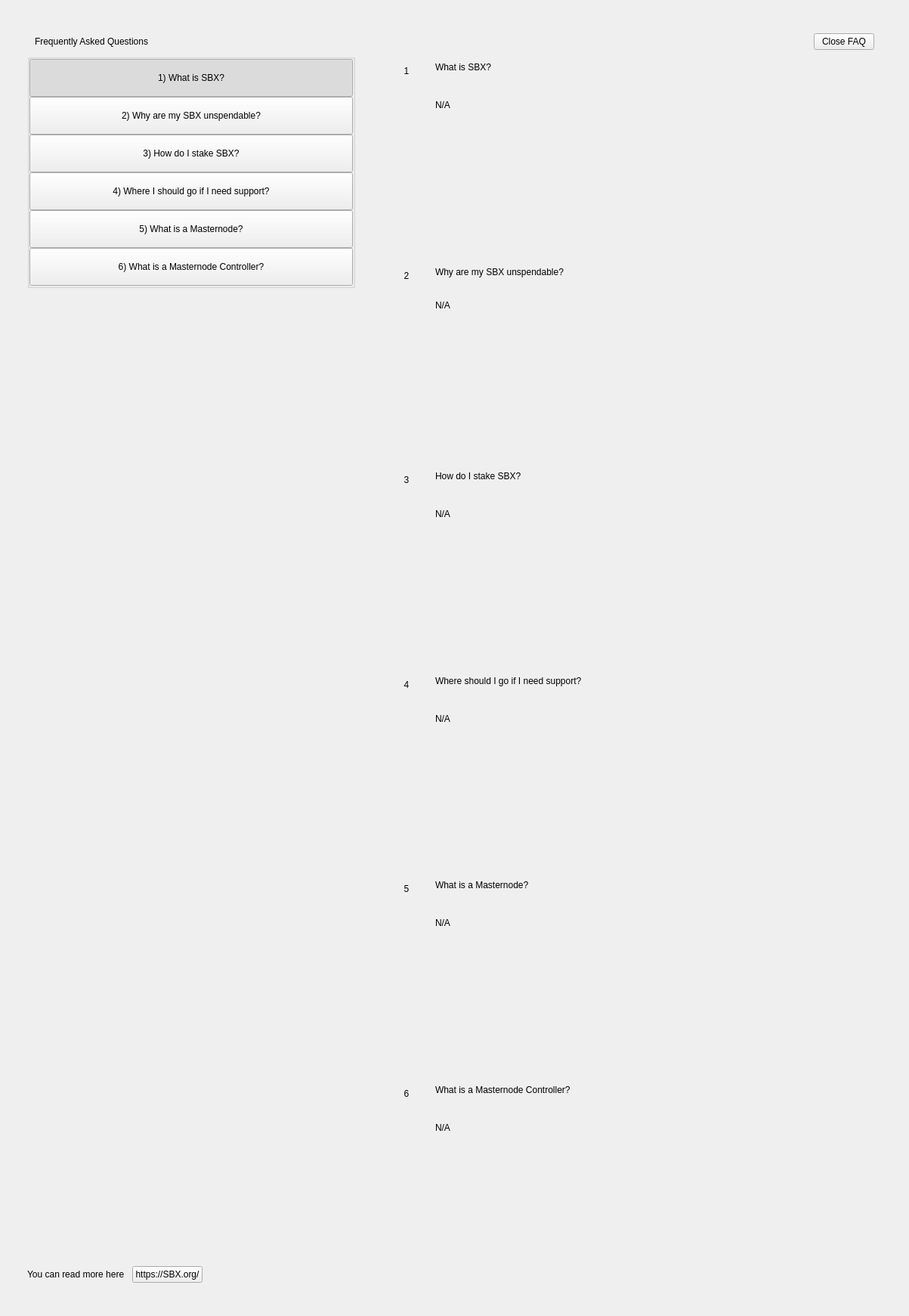
<?xml version="1.0" encoding="UTF-8"?>
<ui version="4.0">
 <class>SettingsFaqWidget</class>
 <widget class="QWidget" name="SettingsFaqWidget">
  <property name="geometry">
   <rect>
    <x>0</x>
    <y>0</y>
    <width>1203</width>
    <height>1741</height>
   </rect>
  </property>
  <property name="windowTitle">
   <string>Form</string>
  </property>
  <layout class="QHBoxLayout" name="horizontalLayout" stretch="0">
   <property name="spacing">
    <number>0</number>
   </property>
   <property name="leftMargin">
    <number>0</number>
   </property>
   <property name="topMargin">
    <number>0</number>
   </property>
   <property name="rightMargin">
    <number>0</number>
   </property>
   <property name="bottomMargin">
    <number>0</number>
   </property>
   <item>
    <widget class="PFBorderImage" name="container">
     <layout class="QVBoxLayout" name="verticalLayoutcont">
      <property name="leftMargin">
       <number>36</number>
      </property>
      <property name="topMargin">
       <number>44</number>
      </property>
      <property name="rightMargin">
       <number>36</number>
      </property>
      <property name="bottomMargin">
       <number>44</number>
      </property>
      <item>
       <layout class="QHBoxLayout" name="horizontalLayout_3">
        <property name="spacing">
         <number>0</number>
        </property>
        <property name="leftMargin">
         <number>10</number>
        </property>
        <property name="rightMargin">
         <number>10</number>
        </property>
        <item>
         <widget class="QLabel" name="labelTitle">
          <property name="text">
           <string>Frequently Asked Questions</string>
          </property>
         </widget>
        </item>
        <item>
         <spacer name="horizontalSpacer">
          <property name="orientation">
           <enum>Qt::Horizontal</enum>
          </property>
          <property name="sizeHint" stdset="0">
           <size>
            <width>40</width>
            <height>20</height>
           </size>
          </property>
         </spacer>
        </item>
        <item>
         <widget class="QPushButton" name="pushButtonExit">
          <property name="text">
           <string>Close FAQ</string>
          </property>
         </widget>
        </item>
       </layout>
      </item>
      <item>
       <layout class="QHBoxLayout" name="horizontalLayout_6" stretch="2,0,3">
        <item>
         <widget class="QWidget" name="left" native="true">
          <layout class="QVBoxLayout" name="verticalLayout_3">
           <property name="leftMargin">
            <number>0</number>
           </property>
           <property name="topMargin">
            <number>0</number>
           </property>
           <property name="rightMargin">
            <number>0</number>
           </property>
           <property name="bottomMargin">
            <number>0</number>
           </property>
           <item>
            <layout class="QVBoxLayout" name="verticalLayout_2">
             <property name="spacing">
              <number>0</number>
             </property>
             <item>
              <widget class="QWidget" name="containerButtons" native="true">
               <layout class="QVBoxLayout" name="verticalLayout">
                <property name="spacing">
                 <number>0</number>
                </property>
                <property name="leftMargin">
                 <number>0</number>
                </property>
                <property name="topMargin">
                 <number>0</number>
                </property>
                <property name="rightMargin">
                 <number>0</number>
                </property>
                <property name="bottomMargin">
                 <number>0</number>
                </property>
                <item>
                 <widget class="QGroupBox" name="groupBox">
                  <property name="title">
                   <string/>
                  </property>
                  <layout class="QVBoxLayout" name="verticalLayout_9">
                   <property name="spacing">
                    <number>0</number>
                   </property>
                   <property name="leftMargin">
                    <number>0</number>
                   </property>
                   <property name="topMargin">
                    <number>0</number>
                   </property>
                   <property name="rightMargin">
                    <number>0</number>
                   </property>
                   <property name="bottomMargin">
                    <number>0</number>
                   </property>
                   <item>
                    <widget class="QPushButton" name="pushButton_Intro">
                     <property name="minimumSize">
                      <size>
                       <width>0</width>
                       <height>50</height>
                      </size>
                     </property>
                     <property name="maximumSize">
                      <size>
                       <width>16777215</width>
                       <height>50</height>
                      </size>
                     </property>
                     <property name="focusPolicy">
                      <enum>Qt::NoFocus</enum>
                     </property>
                     <property name="text">
                      <string>1) What is SBX?</string>
                     </property>
                     <property name="checkable">
                      <bool>true</bool>
                     </property>
                     <property name="checked">
                      <bool>true</bool>
                     </property>
                     <property name="autoExclusive">
                      <bool>true</bool>
                     </property>
                    </widget>
                   </item>
                   <item>
                    <widget class="QPushButton" name="pushButton_UnspendableSBX">
                     <property name="minimumSize">
                      <size>
                       <width>0</width>
                       <height>50</height>
                      </size>
                     </property>
                     <property name="maximumSize">
                      <size>
                       <width>16777215</width>
                       <height>50</height>
                      </size>
                     </property>
                     <property name="focusPolicy">
                      <enum>Qt::NoFocus</enum>
                     </property>
                     <property name="text">
                      <string>2) Why are my SBX unspendable?</string>
                     </property>
                     <property name="checkable">
                      <bool>true</bool>
                     </property>
                     <property name="autoExclusive">
                      <bool>true</bool>
                     </property>
                    </widget>
                   </item>
                   <item>
                    <widget class="QPushButton" name="pushButton_Stake">
                     <property name="minimumSize">
                      <size>
                       <width>0</width>
                       <height>50</height>
                      </size>
                     </property>
                     <property name="focusPolicy">
                      <enum>Qt::NoFocus</enum>
                     </property>
                     <property name="text">
                      <string>3) How do I stake SBX?</string>
                     </property>
                     <property name="checkable">
                      <bool>true</bool>
                     </property>
                     <property name="autoExclusive">
                      <bool>true</bool>
                     </property>
                    </widget>
                   </item>
                   <item>
                    <widget class="QPushButton" name="pushButton_Support">
                     <property name="minimumSize">
                      <size>
                       <width>0</width>
                       <height>50</height>
                      </size>
                     </property>
                     <property name="focusPolicy">
                      <enum>Qt::NoFocus</enum>
                     </property>
                     <property name="text">
                      <string>4) Where I should go if I need support?</string>
                     </property>
                     <property name="checkable">
                      <bool>true</bool>
                     </property>
                     <property name="autoExclusive">
                      <bool>true</bool>
                     </property>
                    </widget>
                   </item>
                   <item>
                    <widget class="QPushButton" name="pushButton_Masternode">
                     <property name="minimumSize">
                      <size>
                       <width>0</width>
                       <height>50</height>
                      </size>
                     </property>
                     <property name="focusPolicy">
                      <enum>Qt::NoFocus</enum>
                     </property>
                     <property name="text">
                      <string>5) What is a Masternode?</string>
                     </property>
                     <property name="checkable">
                      <bool>true</bool>
                     </property>
                     <property name="autoExclusive">
                      <bool>true</bool>
                     </property>
                    </widget>
                   </item>
                   <item>
                    <widget class="QPushButton" name="pushButton_MNController">
                     <property name="minimumSize">
                      <size>
                       <width>0</width>
                       <height>50</height>
                      </size>
                     </property>
                     <property name="focusPolicy">
                      <enum>Qt::NoFocus</enum>
                     </property>
                     <property name="text">
                      <string>6) What is a Masternode Controller?</string>
                     </property>
                     <property name="checkable">
                      <bool>true</bool>
                     </property>
                     <property name="autoExclusive">
                      <bool>true</bool>
                     </property>
                    </widget>
                   </item>
                  </layout>
                 </widget>
                </item>
               </layout>
              </widget>
             </item>
             <item>
              <spacer name="verticalSpacer">
               <property name="orientation">
                <enum>Qt::Vertical</enum>
               </property>
               <property name="sizeHint" stdset="0">
                <size>
                 <width>20</width>
                 <height>40</height>
                </size>
               </property>
              </spacer>
             </item>
             <item>
              <layout class="QHBoxLayout" name="horizontalLayout_2">
               <item>
                <widget class="QLabel" name="labelWebLink">
                 <property name="text">
                  <string>You can read more here</string>
                 </property>
                </widget>
               </item>
               <item>
                <spacer name="horizontalSpacer_4">
                 <property name="orientation">
                  <enum>Qt::Horizontal</enum>
                 </property>
                 <property name="sizeType">
                  <enum>QSizePolicy::Minimum</enum>
                 </property>
                 <property name="sizeHint" stdset="0">
                  <size>
                   <width>10</width>
                   <height>20</height>
                  </size>
                 </property>
                </spacer>
               </item>
               <item>
                <widget class="QPushButton" name="pushButtonWebLink">
                 <property name="focusPolicy">
                  <enum>Qt::NoFocus</enum>
                 </property>
                 <property name="text">
                  <string>https://SBX.org/</string>
                 </property>
                </widget>
               </item>
               <item>
                <spacer name="horizontalSpacer_2">
                 <property name="orientation">
                  <enum>Qt::Horizontal</enum>
                 </property>
                 <property name="sizeHint" stdset="0">
                  <size>
                   <width>40</width>
                   <height>20</height>
                  </size>
                 </property>
                </spacer>
               </item>
              </layout>
             </item>
            </layout>
           </item>
          </layout>
         </widget>
        </item>
        <item>
         <spacer name="horizontalSpacer_3">
          <property name="orientation">
           <enum>Qt::Horizontal</enum>
          </property>
          <property name="sizeType">
           <enum>QSizePolicy::Minimum</enum>
          </property>
          <property name="sizeHint" stdset="0">
           <size>
            <width>40</width>
            <height>20</height>
           </size>
          </property>
         </spacer>
        </item>
        <item>
         <widget class="QWidget" name="right" native="true">
          <layout class="QVBoxLayout" name="verticalLayout_5">
           <property name="leftMargin">
            <number>0</number>
           </property>
           <property name="topMargin">
            <number>0</number>
           </property>
           <property name="rightMargin">
            <number>0</number>
           </property>
           <property name="bottomMargin">
            <number>0</number>
           </property>
           <item>
            <layout class="QVBoxLayout" name="verticalLayout_6">
             <property name="spacing">
              <number>0</number>
             </property>
             <item>
              <widget class="QScrollArea" name="scrollAreaFaq">
               <property name="styleSheet">
                <string notr="true">#scrollAreaFaq { background:transparent; }</string>
               </property>
               <property name="horizontalScrollBarPolicy">
                <enum>Qt::ScrollBarAlwaysOff</enum>
               </property>
               <property name="sizeAdjustPolicy">
                <enum>QAbstractScrollArea::AdjustIgnored</enum>
               </property>
               <property name="widgetResizable">
                <bool>true</bool>
               </property>
               <property name="alignment">
                <set>Qt::AlignLeading|Qt::AlignLeft|Qt::AlignTop</set>
               </property>
               <widget class="QWidget" name="scrollAreaWidgetContents">
                <property name="geometry">
                 <rect>
                  <x>0</x>
                  <y>0</y>
                  <width>642</width>
                  <height>1614</height>
                 </rect>
                </property>
                <property name="autoFillBackground">
                 <bool>false</bool>
                </property>
                <property name="styleSheet">
                 <string notr="true">#scrollAreaWidgetContents { background:transparent; }</string>
                </property>
                <layout class="QVBoxLayout" name="verticalLayout_7">
                 <property name="spacing">
                  <number>0</number>
                 </property>
                 <property name="sizeConstraint">
                  <enum>QLayout::SetDefaultConstraint</enum>
                 </property>
                 <property name="leftMargin">
                  <number>0</number>
                 </property>
                 <property name="topMargin">
                  <number>0</number>
                 </property>
                 <property name="rightMargin">
                  <number>0</number>
                 </property>
                 <property name="bottomMargin">
                  <number>0</number>
                 </property>
                 <item>
                  <widget class="QWidget" name="widget_Intro" native="true">
                   <property name="minimumSize">
                    <size>
                     <width>300</width>
                     <height>0</height>
                    </size>
                   </property>
                   <layout class="QHBoxLayout" name="horizontalLayout_Intro" stretch="0,1">
                    <item alignment="Qt::AlignTop">
                     <widget class="QLabel" name="labelNumber_Intro">
                      <property name="minimumSize">
                       <size>
                        <width>24</width>
                        <height>24</height>
                       </size>
                      </property>
                      <property name="maximumSize">
                       <size>
                        <width>16777215</width>
                        <height>24</height>
                       </size>
                      </property>
                      <property name="text">
                       <string>1</string>
                      </property>
                      <property name="alignment">
                       <set>Qt::AlignCenter</set>
                      </property>
                     </widget>
                    </item>
                    <item>
                     <layout class="QVBoxLayout" name="verticalLayout_Intro">
                      <property name="leftMargin">
                       <number>20</number>
                      </property>
                      <property name="rightMargin">
                       <number>20</number>
                      </property>
                      <item>
                       <widget class="QLabel" name="labelSubtitle_Intro">
                        <property name="text">
                         <string>What is SBX?</string>
                        </property>
                        <property name="wordWrap">
                         <bool>true</bool>
                        </property>
                       </widget>
                      </item>
                      <item>
                       <spacer name="verticalSpacer1_Intro">
                        <property name="orientation">
                         <enum>Qt::Vertical</enum>
                        </property>
                        <property name="sizeType">
                         <enum>QSizePolicy::Fixed</enum>
                        </property>
                        <property name="sizeHint" stdset="0">
                         <size>
                          <width>20</width>
                          <height>30</height>
                         </size>
                        </property>
                       </spacer>
                      </item>
                      <item>
                       <widget class="QLabel" name="labelContent_Intro">
                        <property name="text">
                         <string notr="true">N/A</string>
                        </property>
                        <property name="alignment">
                         <set>Qt::AlignLeading|Qt::AlignLeft|Qt::AlignTop</set>
                        </property>
                        <property name="wordWrap">
                         <bool>true</bool>
                        </property>
                       </widget>
                      </item>
                      <item>
                       <spacer name="verticalSpacer2_Intro">
                        <property name="orientation">
                         <enum>Qt::Vertical</enum>
                        </property>
                        <property name="sizeHint" stdset="0">
                         <size>
                          <width>20</width>
                          <height>20</height>
                         </size>
                        </property>
                       </spacer>
                      </item>
                     </layout>
                    </item>
                   </layout>
                  </widget>
                 </item>
                 <item>
                  <widget class="QWidget" name="widget_UnspendableSBX" native="true">
                   <layout class="QHBoxLayout" name="horizontalPage_UnspendableSBX" stretch="0,1">
                    <item alignment="Qt::AlignTop">
                     <widget class="QLabel" name="labelNumber_UnspendableSBX">
                      <property name="minimumSize">
                       <size>
                        <width>24</width>
                        <height>24</height>
                       </size>
                      </property>
                      <property name="maximumSize">
                       <size>
                        <width>16777215</width>
                        <height>24</height>
                       </size>
                      </property>
                      <property name="text">
                       <string>2</string>
                      </property>
                      <property name="alignment">
                       <set>Qt::AlignCenter</set>
                      </property>
                     </widget>
                    </item>
                    <item>
                     <layout class="QVBoxLayout" name="verticalLayout_UnspendableSBX">
                      <property name="spacing">
                       <number>0</number>
                      </property>
                      <property name="leftMargin">
                       <number>20</number>
                      </property>
                      <property name="rightMargin">
                       <number>20</number>
                      </property>
                      <item>
                       <widget class="QLabel" name="labelSubtitle_UnspendableSBX">
                        <property name="text">
                         <string>Why are my SBX unspendable?</string>
                        </property>
                        <property name="wordWrap">
                         <bool>true</bool>
                        </property>
                       </widget>
                      </item>
                      <item>
                       <spacer name="verticalSpacer1_UnspendableSBX">
                        <property name="orientation">
                         <enum>Qt::Vertical</enum>
                        </property>
                        <property name="sizeType">
                         <enum>QSizePolicy::Fixed</enum>
                        </property>
                        <property name="sizeHint" stdset="0">
                         <size>
                          <width>20</width>
                          <height>30</height>
                         </size>
                        </property>
                       </spacer>
                      </item>
                      <item>
                       <widget class="QLabel" name="labelContent_UnspendableSBX">
                        <property name="text">
                         <string notr="true">N/A</string>
                        </property>
                        <property name="alignment">
                         <set>Qt::AlignLeading|Qt::AlignLeft|Qt::AlignTop</set>
                        </property>
                        <property name="wordWrap">
                         <bool>true</bool>
                        </property>
                       </widget>
                      </item>
                      <item>
                       <spacer name="verticalSpacer2_UnspendableSBX">
                        <property name="orientation">
                         <enum>Qt::Vertical</enum>
                        </property>
                        <property name="sizeHint" stdset="0">
                         <size>
                          <width>20</width>
                          <height>20</height>
                         </size>
                        </property>
                       </spacer>
                      </item>
                     </layout>
                    </item>
                   </layout>
                  </widget>
                 </item>
                 <item>
                  <widget class="QWidget" name="widget_Stake" native="true">
                   <layout class="QHBoxLayout" name="horizontalpage_Stake" stretch="0,1">
                    <item alignment="Qt::AlignTop">
                     <widget class="QLabel" name="labelNumber_Stake">
                      <property name="minimumSize">
                       <size>
                        <width>24</width>
                        <height>24</height>
                       </size>
                      </property>
                      <property name="maximumSize">
                       <size>
                        <width>16777215</width>
                        <height>24</height>
                       </size>
                      </property>
                      <property name="text">
                       <string>3</string>
                      </property>
                      <property name="alignment">
                       <set>Qt::AlignCenter</set>
                      </property>
                     </widget>
                    </item>
                    <item>
                     <layout class="QVBoxLayout" name="verticalLayoutpage_Stake">
                      <property name="leftMargin">
                       <number>20</number>
                      </property>
                      <property name="rightMargin">
                       <number>20</number>
                      </property>
                      <item>
                       <widget class="QLabel" name="labelSubtitle_Stake">
                        <property name="text">
                         <string>How do I stake SBX?</string>
                        </property>
                        <property name="wordWrap">
                         <bool>true</bool>
                        </property>
                       </widget>
                      </item>
                      <item>
                       <spacer name="verticalSpacer1_Stake">
                        <property name="orientation">
                         <enum>Qt::Vertical</enum>
                        </property>
                        <property name="sizeType">
                         <enum>QSizePolicy::Fixed</enum>
                        </property>
                        <property name="sizeHint" stdset="0">
                         <size>
                          <width>20</width>
                          <height>30</height>
                         </size>
                        </property>
                       </spacer>
                      </item>
                      <item>
                       <widget class="QLabel" name="labelContent_Stake">
                        <property name="text">
                         <string notr="true">N/A</string>
                        </property>
                        <property name="alignment">
                         <set>Qt::AlignLeading|Qt::AlignLeft|Qt::AlignTop</set>
                        </property>
                        <property name="wordWrap">
                         <bool>true</bool>
                        </property>
                       </widget>
                      </item>
                      <item>
                       <spacer name="verticalSpacer2_Stake">
                        <property name="orientation">
                         <enum>Qt::Vertical</enum>
                        </property>
                        <property name="sizeHint" stdset="0">
                         <size>
                          <width>20</width>
                          <height>20</height>
                         </size>
                        </property>
                       </spacer>
                      </item>
                     </layout>
                    </item>
                   </layout>
                  </widget>
                 </item>
                 <item>
                  <widget class="QWidget" name="widget_Support" native="true">
                   <layout class="QHBoxLayout" name="horizontalpage_Support" stretch="0,1">
                    <item alignment="Qt::AlignTop">
                     <widget class="QLabel" name="labelNumber_Support">
                      <property name="minimumSize">
                       <size>
                        <width>24</width>
                        <height>24</height>
                       </size>
                      </property>
                      <property name="maximumSize">
                       <size>
                        <width>16777215</width>
                        <height>24</height>
                       </size>
                      </property>
                      <property name="text">
                       <string>4</string>
                      </property>
                      <property name="alignment">
                       <set>Qt::AlignCenter</set>
                      </property>
                     </widget>
                    </item>
                    <item>
                     <layout class="QVBoxLayout" name="verticalLayoutpage_Support">
                      <property name="leftMargin">
                       <number>20</number>
                      </property>
                      <property name="rightMargin">
                       <number>20</number>
                      </property>
                      <item>
                       <widget class="QLabel" name="labelSubtitle_Support">
                        <property name="text">
                         <string>Where should I go if I need support?</string>
                        </property>
                        <property name="wordWrap">
                         <bool>true</bool>
                        </property>
                       </widget>
                      </item>
                      <item>
                       <spacer name="verticalSpacer1_Support">
                        <property name="orientation">
                         <enum>Qt::Vertical</enum>
                        </property>
                        <property name="sizeType">
                         <enum>QSizePolicy::Fixed</enum>
                        </property>
                        <property name="sizeHint" stdset="0">
                         <size>
                          <width>20</width>
                          <height>30</height>
                         </size>
                        </property>
                       </spacer>
                      </item>
                      <item>
                       <widget class="QLabel" name="labelContent_Support">
                        <property name="text">
                         <string notr="true">N/A</string>
                        </property>
                        <property name="alignment">
                         <set>Qt::AlignLeading|Qt::AlignLeft|Qt::AlignTop</set>
                        </property>
                        <property name="wordWrap">
                         <bool>true</bool>
                        </property>
                       </widget>
                      </item>
                      <item>
                       <spacer name="verticalSpacer2_Support">
                        <property name="orientation">
                         <enum>Qt::Vertical</enum>
                        </property>
                        <property name="sizeHint" stdset="0">
                         <size>
                          <width>20</width>
                          <height>20</height>
                         </size>
                        </property>
                       </spacer>
                      </item>
                     </layout>
                    </item>
                   </layout>
                  </widget>
                 </item>
                 <item>
                  <widget class="QWidget" name="widget_Masternode" native="true">
                   <layout class="QHBoxLayout" name="horizontalpage_Masternode" stretch="0,1">
                    <item alignment="Qt::AlignTop">
                     <widget class="QLabel" name="labelNumber_Masternode">
                      <property name="minimumSize">
                       <size>
                        <width>24</width>
                        <height>24</height>
                       </size>
                      </property>
                      <property name="maximumSize">
                       <size>
                        <width>16777215</width>
                        <height>24</height>
                       </size>
                      </property>
                      <property name="text">
                       <string>5</string>
                      </property>
                      <property name="alignment">
                       <set>Qt::AlignCenter</set>
                      </property>
                     </widget>
                    </item>
                    <item>
                     <layout class="QVBoxLayout" name="verticalLayoutpage_Masternode">
                      <property name="leftMargin">
                       <number>20</number>
                      </property>
                      <property name="rightMargin">
                       <number>20</number>
                      </property>
                      <item>
                       <widget class="QLabel" name="labelSubtitle_Masternode">
                        <property name="text">
                         <string>What is a Masternode?</string>
                        </property>
                        <property name="wordWrap">
                         <bool>true</bool>
                        </property>
                       </widget>
                      </item>
                      <item>
                       <spacer name="verticalSpacer1_Masternode">
                        <property name="orientation">
                         <enum>Qt::Vertical</enum>
                        </property>
                        <property name="sizeType">
                         <enum>QSizePolicy::Fixed</enum>
                        </property>
                        <property name="sizeHint" stdset="0">
                         <size>
                          <width>20</width>
                          <height>30</height>
                         </size>
                        </property>
                       </spacer>
                      </item>
                      <item>
                       <widget class="QLabel" name="labelContent_Masternode">
                        <property name="text">
                         <string notr="true">N/A</string>
                        </property>
                        <property name="alignment">
                         <set>Qt::AlignLeading|Qt::AlignLeft|Qt::AlignTop</set>
                        </property>
                        <property name="wordWrap">
                         <bool>true</bool>
                        </property>
                       </widget>
                      </item>
                      <item>
                       <spacer name="verticalSpacer2_Masternode">
                        <property name="orientation">
                         <enum>Qt::Vertical</enum>
                        </property>
                        <property name="sizeHint" stdset="0">
                         <size>
                          <width>20</width>
                          <height>20</height>
                         </size>
                        </property>
                       </spacer>
                      </item>
                     </layout>
                    </item>
                   </layout>
                  </widget>
                 </item>
                 <item>
                  <widget class="QWidget" name="widget_MNController" native="true">
                   <layout class="QHBoxLayout" name="horizontalpage_MNController" stretch="0,1">
                    <item alignment="Qt::AlignTop">
                     <widget class="QLabel" name="labelNumber_MNController">
                      <property name="minimumSize">
                       <size>
                        <width>24</width>
                        <height>24</height>
                       </size>
                      </property>
                      <property name="maximumSize">
                       <size>
                        <width>16777215</width>
                        <height>24</height>
                       </size>
                      </property>
                      <property name="text">
                       <string>6</string>
                      </property>
                      <property name="alignment">
                       <set>Qt::AlignCenter</set>
                      </property>
                     </widget>
                    </item>
                    <item>
                     <layout class="QVBoxLayout" name="verticalLayoutpage_MNController">
                      <property name="leftMargin">
                       <number>20</number>
                      </property>
                      <property name="rightMargin">
                       <number>20</number>
                      </property>
                      <item>
                       <widget class="QLabel" name="labelSubtitle_MNController">
                        <property name="text">
                         <string>What is a Masternode Controller?</string>
                        </property>
                        <property name="wordWrap">
                         <bool>true</bool>
                        </property>
                       </widget>
                      </item>
                      <item>
                       <spacer name="verticalSpacer1_MNController">
                        <property name="orientation">
                         <enum>Qt::Vertical</enum>
                        </property>
                        <property name="sizeType">
                         <enum>QSizePolicy::Fixed</enum>
                        </property>
                        <property name="sizeHint" stdset="0">
                         <size>
                          <width>20</width>
                          <height>30</height>
                         </size>
                        </property>
                       </spacer>
                      </item>
                      <item>
                       <widget class="QLabel" name="labelContent_MNController">
                        <property name="text">
                         <string notr="true">N/A</string>
                        </property>
                        <property name="alignment">
                         <set>Qt::AlignLeading|Qt::AlignLeft|Qt::AlignTop</set>
                        </property>
                        <property name="wordWrap">
                         <bool>true</bool>
                        </property>
                       </widget>
                      </item>
                      <item>
                       <spacer name="verticalSpacer2_MNController">
                        <property name="orientation">
                         <enum>Qt::Vertical</enum>
                        </property>
                        <property name="sizeHint" stdset="0">
                         <size>
                          <width>20</width>
                          <height>20</height>
                         </size>
                        </property>
                       </spacer>
                      </item>
                     </layout>
                    </item>
                   </layout>
                  </widget>
                 </item>
                </layout>
               </widget>
              </widget>
             </item>
            </layout>
           </item>
          </layout>
         </widget>
        </item>
       </layout>
      </item>
     </layout>
    </widget>
   </item>
  </layout>
 </widget>
 <customwidgets>
  <customwidget>
   <class>PFBorderImage</class>
   <extends>QFrame</extends>
   <header>qt/safebox/pfborderimage.h</header>
   <container>1</container>
  </customwidget>
 </customwidgets>
 <resources/>
 <connections/>
</ui>
